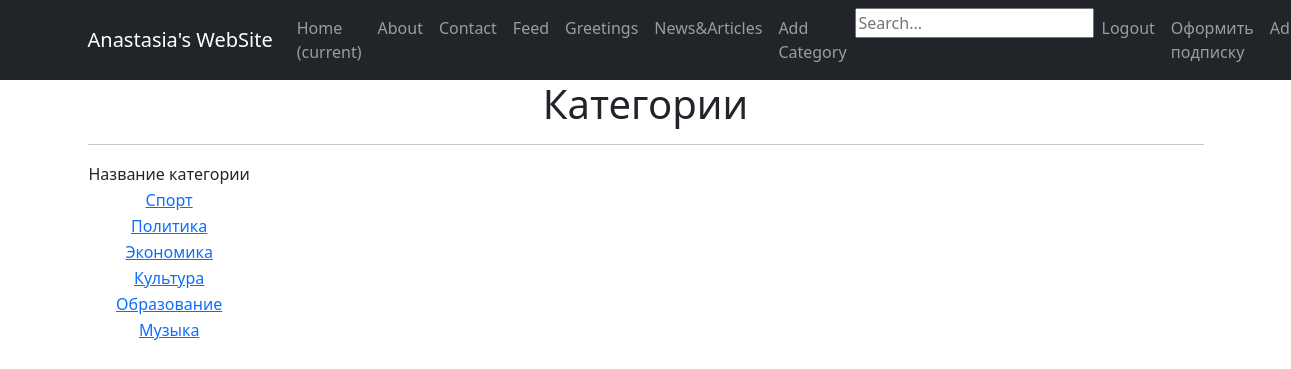
The page /category_list/ on the database as committed earlier.
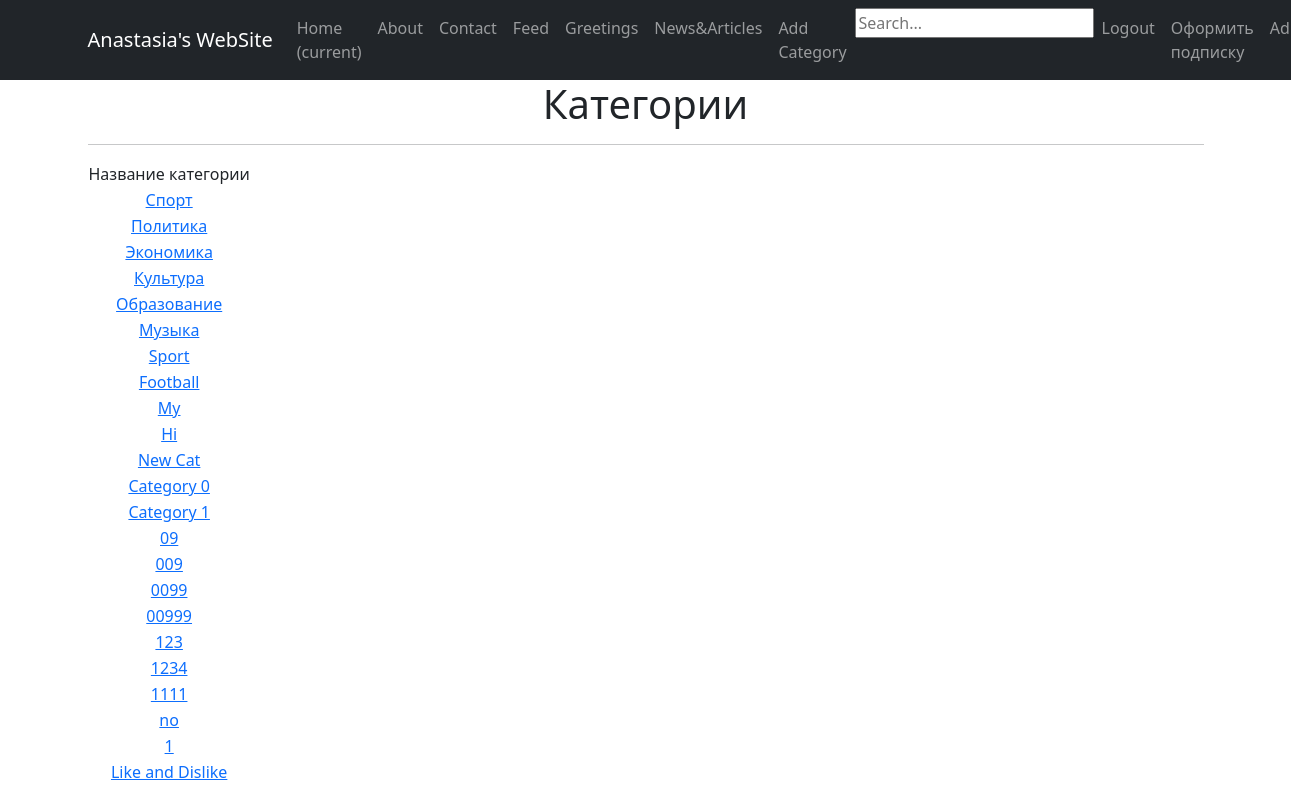
The same page on the database as committed later.
### NewsPortal/models.py (models this page shows, shortened)
class Category(models.Model):
    name = models.CharField(max_length=40, unique=True)
    subscribe = models.ManyToManyField(User,
                                       related_name="subscribed_by",
                                       symmetrical=False,
                                       blank=True)
    def __str__(self):
        return f'{self.name.title()}'

### NewsPortal/views.py (the view)
# urls.py: path('category_list/', CategoryList.as_view(), name='category_list'),
class CategoryList(ListView):
    model = Category
    template_name = 'category_list.html'
    context_object_name = 'category'

### templates/category_list.html
{% extends 'flatpages/default.html' %}
{% block content %}
<h1>Категории</h1>
<hr>
{% if category %}
    <table>
        <tr>
            <td> Название категории </td>
        </tr>
        {% for cats in category %}
        <tr>
            <td> <a href="{% url 'category' category %}">{{ cats.name }} </a> </td>
        </tr>
        {% endfor %}
    </table>
{% else %}
<h2> Категорий нет </h2>
{% endif %}
{% endblock content %}

Rows that differ between the two databases and show on the page:
added Category: name "Sport"
added Category: name "Football"
added Category: name "My"
added Category: name "Hi"
added Category: name "New Cat"
added Category: name "Category 0"
added Category: name "Category 1"
added Category: name "09"
added Category: name "009"
added Category: name "0099"
added Category: name "00999"
added Category: name "123"
added Category: name "1234"
added Category: name "1111"
added Category: name "no"
added Category: name "1"
added Category: name "Like and Dislike"
